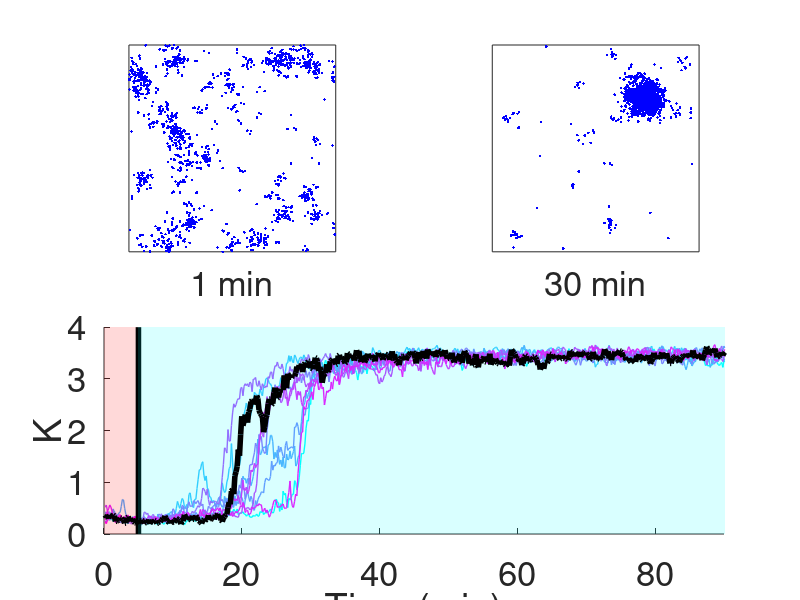

Write MATLAB code to recreate this figure.
% Simulations were performed with 3000 Cdc42, 170 Bem1-GEF, 30 Far1-GEF,
% and 2500 receptors, and the initial conditions were uniformly distributed 
% molecules. 1 nM uniform pheromone was applied from 0-5 min; a 0-1 nM 
% pheromone gradient was applied starting from 5 min.

% Plot Ripley's K function values.
load('FigureData/Figure6D.mat')
seeds = 10;
% Color map for the plots.
cmap = cool(seeds);
% Time in the unit of minutes.
time = (0:10:7000)/60;
figure('units','pixels','position',[300 300 500 650]); 
for j = 1:seeds
    subplot(2,2,[3,4]); hold on
    % Plot time series of K
    plot(time,K(j,:),'color',cmap(j, :),'linewidth',1)
end
% Mark the time point where uniform pheromone was switched to a pheromone
% gradient.
patch([0,0,300/60,300/60],[0,4,4,0],'r',...
    'edgecolor','r','facealpha',0.15,'edgealpha',0.15)
plot([300/60,300/60],[0,4],'k-','linewidth',4)
patch([7000/60,7000/60,300/60,300/60],[0,4,4,0],'c',...
    'edgecolor','c','facealpha',0.15,'edgealpha',0.15)
ylim([0,4])
xlim([0,90])
xlabel('Time (min)')
ylabel('K')
set(gca,'fontsize',25)

% Mark one line of K in black and  plotted its snapshots of Cdc42-GTP
% at different time points. 
plot(time,K(2,:),'color','k','linewidth',4)
load('Coordinates/Figure6D_coordinates.mat')
L = 8.8623; % domain length
subplot(2,2,1)
plot(x_1,y_1,'b.')
xticks([]); yticks([]); ylim([0,L]); xlim([0,L]); axis square;
xlabel('1 min','fontsize',25)

subplot(2,2,2)
plot(x_2,y_2,'b.')
xticks([]); yticks([]); ylim([0,L]); xlim([0,L]); axis square;
xlabel('30 min','fontsize',25)
